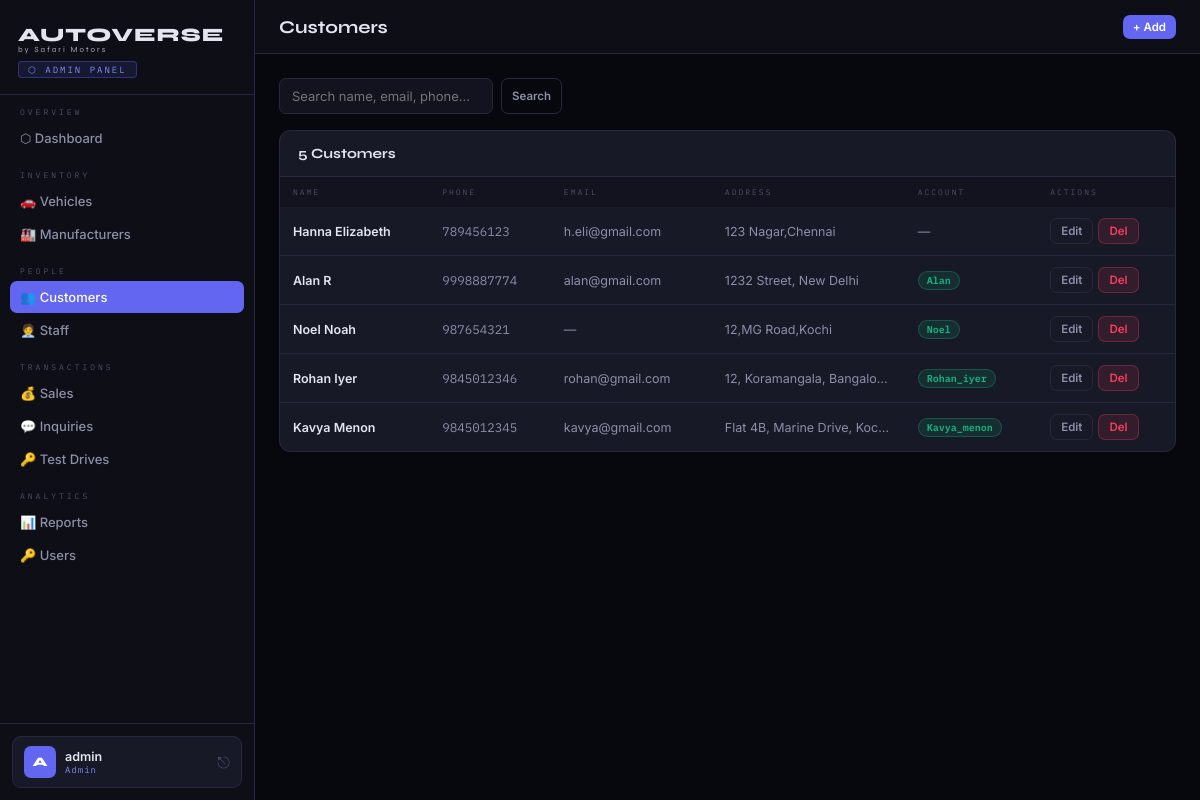
/admin/customers (signed in), run on the app's committed database.
### tables this page shows
CREATE TABLE Customer (
            customer_id INTEGER PRIMARY KEY AUTOINCREMENT,
            name TEXT NOT NULL,
            phone TEXT,
            email TEXT,
            address TEXT,
            user_id INTEGER,
            FOREIGN KEY (user_id) REFERENCES Users(user_id) ON DELETE SET NULL
        );

CREATE TABLE Users (
            user_id INTEGER PRIMARY KEY AUTOINCREMENT,
            username TEXT UNIQUE NOT NULL,
            password TEXT NOT NULL,
            role TEXT NOT NULL CHECK(role IN ('admin','staff','customer'))
        );

### app.py (the view)
@app.route('/admin/customers')
@login_required
@role_required('admin')
def admin_customers():
    db = get_db()
    search = request.args.get('search','')
    q = "SELECT c.*,u.username FROM Customer c LEFT JOIN Users u ON c.user_id=u.user_id WHERE 1=1"
    params = []
    if search: q += " AND (c.name LIKE ? OR c.email LIKE ? OR c.phone LIKE ?)"; params += [f'%{search}%']*3
    rows = db.execute(q+" ORDER BY c.customer_id DESC", params).fetchall()
    db.close()
    return render_template('admin/customers.html', customers=rows, search=search)

### app.py (called while the page is built)
def login_required(f):
    @wraps(f)
    def decorated(*args, **kwargs):
        if 'user_id' not in session:
            flash('Please log in to continue.', 'warning')
            return redirect(url_for('login'))
        return f(*args, **kwargs)
    return decorated

def role_required(*roles):
    def decorator(f):
        @wraps(f)
        def decorated(*args, **kwargs):
            if session.get('role') not in roles:
                flash('Access denied.', 'danger')
                return redirect(url_for('dashboard'))
            return f(*args, **kwargs)
        return decorated
    return decorator

### database.py (called while the page is built)
def get_db():
    conn = sqlite3.connect(DB_PATH)
    conn.row_factory = sqlite3.Row
    conn.execute("PRAGMA foreign_keys = ON")
    return conn

### templates/admin/customers.html (shortened to what this page needs)
{% extends 'admin/base.html' %}
{% block page_title %}Customers{% endblock %}
{% block topbar_actions %}<a href="{{ url_for('admin_add_customer') }}" class="btn btn-primary btn-sm">+ Add</a>{% endblock %}
{% block content %}
<div class="sbar"><form method="GET" style="display:flex;gap:8px;"><input name="search" value="{{ search }}" placeholder="Search name, email, phone..." style="max-width:280px;"><button class="btn btn-ghost btn-sm">Search</button></form></div>
<div class="card"><div class="card-hdr"><span class="card-title">{{ customers|length }} Customers</span></div>
<div class="tw"><table><thead><tr><th>Name</th><th>Phone</th><th>Email</th><th>Address</th><th>Account</th><th>Actions</th></tr></thead><tbody>
{% for c in customers %}
<tr><td class="td-main">{{c.name}}</td><td class="mono">{{c.phone or '—'}}</td><td>{{c.email or '—'}}</td>
<td style="max-width:160px;white-space:nowrap;overflow:hidden;text-overflow:ellipsis;">{{c.address or '—'}}</td>
<td>{% if c.username %}<span class="badge b-customer">{{c.username}}</span>{% else %}—{% endif %}</td>
<td><div style="display:flex;gap:5px;"><a href="{{ url_for('admin_edit_customer',id=c.customer_id) }}" class="btn btn-ghost btn-sm">Edit</a>
<form method="POST" action="{{ url_for('admin_delete_customer',id=c.customer_id) }}" onsubmit="return confirm('Delete?')"><button class="btn btn-danger btn-sm">Del</button></form></div></td></tr>
{% endfor %}</tbody></table></div></div>
{% endblock %}

### templates/admin/base.html (style rules this page uses)
:root { --bg:#07080d;--bg2:#0d0e16;--bg3:#12131e;--surface:#181926;--s2:#1e2030;--border:#272840;--accent:#6366f1;--a2:#818cf8;--red:#f43f5e;--gold:#f59e0b;--green:#10b981;--blue:#38bdf8;--text:#e2e4f0;--t2:#8b8fa8;--t3:#4b4e68;--sw:255px; }
* { margin:0;padding:0;box-sizing:border-box; }
body { font-family:'Inter',sans-serif;background:var(--bg);color:var(--text);min-height:100vh;display:flex; }
.card { background:var(--surface);border:1px solid var(--border);border-radius:11px;overflow:hidden; }
.card-hdr { padding:14px 18px;border-bottom:1px solid var(--border);display:flex;align-items:center;justify-content:space-between;gap:10px; }
.card-title { font-family:'Syne',sans-serif;font-size:14px;font-weight:700; }
.tw { overflow-x:auto; }
table { width:100%;border-collapse:collapse;font-size:12.5px; }
thead tr { background:var(--bg3); }
th { padding:10px 13px;text-align:left;font-size:8px;letter-spacing:2px;text-transform:uppercase;color:var(--t3);font-family:'IBM Plex Mono',monospace;font-weight:400;white-space:nowrap; }
td { padding:11px 13px;border-bottom:1px solid var(--border);color:var(--t2);vertical-align:middle; }
tr:last-child td { border-bottom:none; }
.td-main { color:var(--text);font-weight:600; }
.badge { display:inline-flex;align-items:center;padding:2px 8px;border-radius:20px;font-size:10px;font-weight:600;text-transform:capitalize;font-family:'IBM Plex Mono',monospace; }
.b-customer { background:rgba(16,185,129,0.13);color:var(--green);border:1px solid rgba(16,185,129,0.3); }
.btn { display:inline-flex;align-items:center;gap:5px;padding:7px 14px;border-radius:7px;border:none;cursor:pointer;font-family:'Inter',sans-serif;font-size:12.5px;font-weight:600;transition:all 0.15s;text-decoration:none;white-space:nowrap; }
.btn-primary { background:var(--accent);color:#fff; }
.btn-ghost { background:transparent;color:var(--t2);border:1px solid var(--border); }
.btn-danger { background:rgba(244,63,94,0.12);color:var(--red);border:1px solid rgba(244,63,94,0.3); }
.btn-sm { padding:5px 10px;font-size:11.5px; }
input,select,textarea { background:var(--bg3);border:1px solid var(--border);border-radius:7px;color:var(--text);padding:9px 12px;font-size:13px;font-family:'Inter',sans-serif;transition:border-color 0.2s;outline:none;width:100%; }
.sbar { display:flex;gap:9px;flex-wrap:wrap;margin-bottom:16px; }
.mono { font-family:'IBM Plex Mono',monospace; }

### data on the page
Customer: name "Hanna Elizabeth", phone "789456123", email "h.eli@gmail.com", address "123 Nagar,Chennai"
Customer: name "Alan R", phone "9998887774", email "alan@gmail.com", address "1232 Street, New Delhi", username "Alan"
Customer: name "Noel Noah", phone "987654321", email "—", address "12,MG Road,Kochi", username "Noel"
Customer: name "Rohan Iyer", phone "9845012346", email "rohan@gmail.com", address "12, Koramangala, Bangalo…", username "Rohan_iyer"
Customer: name "Kavya Menon", phone "9845012345", email "kavya@gmail.com", address "Flat 4B, Marine Drive, Koc…", username "Kavya_menon"

### other printed values
{{ session.username[0].upper() }} "A"
{{ session.username }} "admin"
{{ customers|length }} "5"
